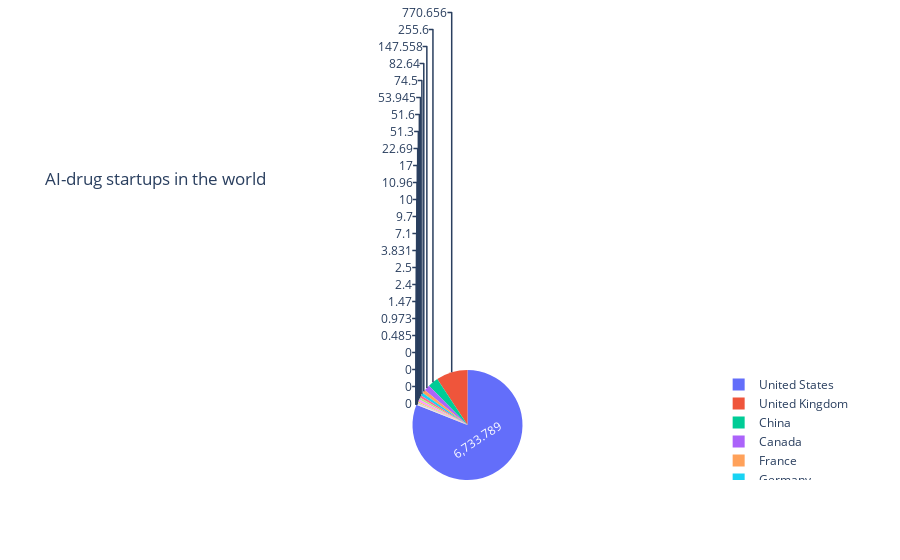

Write notebook code for a chart like this one.
### Code cell
# Funding amount.
plot_df = df.groupby('country')['funding_amount'].sum().sort_values(ascending=True).reset_index()
fig = px.pie(plot_df, values='funding_amount', names='country', title='AI-drug startups in the world')
fig.update_traces(textinfo='value')
fig.show()

### Figure 1 — Plotly figure (JSON) as saved in the notebook; plotly's stock layout.template omitted (floating-point values rounded to 4 significant figures)
{"data": [{"domain": {"x": [0, 1], "y": [0, 1]}, "hoverlabel": {"namelength": 0}, "hovertemplate": "country=%{label}<br>funding_amount=%{value}", "labels": ["Australia", "Japan", "Bulgaria", "The Netherlands", "Poland", "Italy", "Austria", "India", "Norway", "Hungary", "Switzerland", "Finland", "Israel", "Spain", "Denmark", "South Korea", "Hong Kong", "Singapore", "Ireland", "Germany", "France", "Canada", "China", "United Kingdom", "United States"], "legendgroup": "", "name": "", "showlegend": true, "textinfo": "value", "type": "pie", "values": [0, 0, 0, 0, 0.485, 0.973, 1.47, 2.4, 2.5, 3.831, 7.1, 9.7, 10, 10.96, 17, 22.69, 51.3, 51.6, 53.95, 74.5, 82.64, 147.6, 255.6, 770.7, 6734.0]}], "layout": {"legend": {"tracegroupgap": 0}, "title": {"text": "AI-drug startups in the world"}}}
